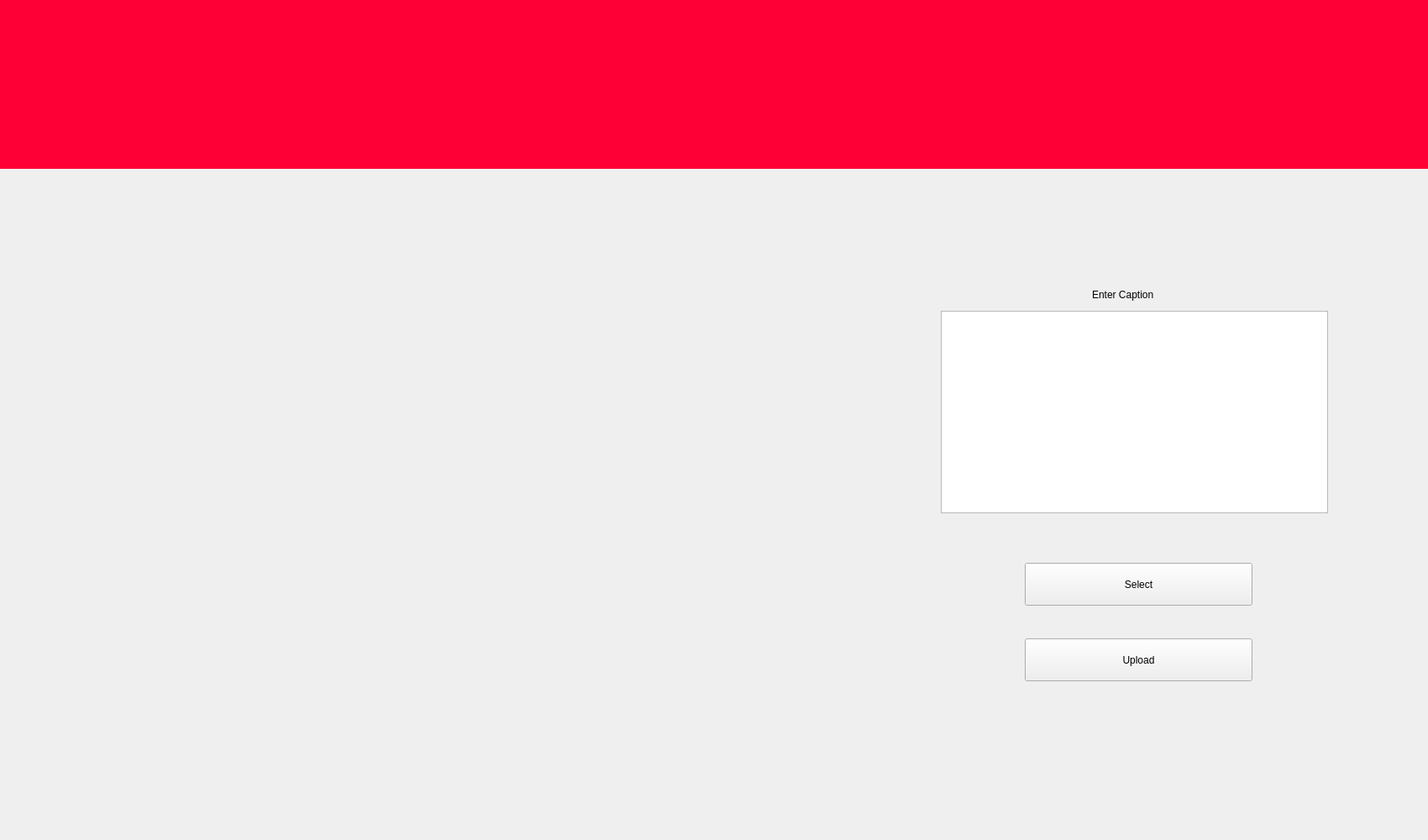
<?xml version="1.0" encoding="UTF-8"?>
<ui version="4.0">
 <class>Uploadpage</class>
 <widget class="QDialog" name="Uploadpage">
  <property name="geometry">
   <rect>
    <x>0</x>
    <y>0</y>
    <width>1700</width>
    <height>1000</height>
   </rect>
  </property>
  <property name="minimumSize">
   <size>
    <width>1700</width>
    <height>1000</height>
   </size>
  </property>
  <property name="maximumSize">
   <size>
    <width>1700</width>
    <height>1000</height>
   </size>
  </property>
  <property name="windowTitle">
   <string>Uploadpage</string>
  </property>
  <widget class="QPushButton" name="pushButton_5">
   <property name="geometry">
    <rect>
     <x>1110</x>
     <y>900</y>
     <width>81</width>
     <height>81</height>
    </rect>
   </property>
   <property name="styleSheet">
    <string notr="true">QPushButton{
	border-image: url(:/userpage.png);
border-radius:10px;
min-height:20px;
min-width:20px;
}</string>
   </property>
   <property name="text">
    <string/>
   </property>
  </widget>
  <widget class="QPushButton" name="pushButton_2">
   <property name="geometry">
    <rect>
     <x>250</x>
     <y>910</y>
     <width>81</width>
     <height>71</height>
    </rect>
   </property>
   <property name="styleSheet">
    <string notr="true">QPushButton{
	border-image: url(:/home.png);
border-radius:10px;
min-height:20px;
min-width:20px;
}</string>
   </property>
   <property name="text">
    <string/>
   </property>
  </widget>
  <widget class="QPushButton" name="pushButton">
   <property name="geometry">
    <rect>
     <x>650</x>
     <y>890</y>
     <width>121</width>
     <height>91</height>
    </rect>
   </property>
   <property name="styleSheet">
    <string notr="true">QPushButton{
	border-image: url(:/upload.png);
border-radius:10px;
min-height:20px;
min-width:20px;
}</string>
   </property>
   <property name="text">
    <string/>
   </property>
  </widget>
  <widget class="QLabel" name="label">
   <property name="geometry">
    <rect>
     <x>0</x>
     <y>0</y>
     <width>2001</width>
     <height>201</height>
    </rect>
   </property>
   <property name="styleSheet">
    <string notr="true">QLabel{
background-color:rgb(255,0,54);
}</string>
   </property>
   <property name="text">
    <string/>
   </property>
  </widget>
  <widget class="QPushButton" name="pushButton_3">
   <property name="geometry">
    <rect>
     <x>430</x>
     <y>900</y>
     <width>81</width>
     <height>91</height>
    </rect>
   </property>
   <property name="styleSheet">
    <string notr="true">QPushButton{
	border-image: url(:/search.jpg);
border-radius:10px;
min-height:20px;
min-width:20px;
}</string>
   </property>
   <property name="text">
    <string/>
   </property>
  </widget>
  <widget class="QPushButton" name="pushButton_4">
   <property name="geometry">
    <rect>
     <x>900</x>
     <y>900</y>
     <width>81</width>
     <height>81</height>
    </rect>
   </property>
   <property name="styleSheet">
    <string notr="true">QPushButton{
	border-image: url(:/notifications.png);
border-radius:10px;
min-height:20px;
min-width:20px;
}</string>
   </property>
   <property name="text">
    <string/>
   </property>
  </widget>
  <widget class="QLabel" name="label_2">
   <property name="geometry">
    <rect>
     <x>40</x>
     <y>10</y>
     <width>191</width>
     <height>181</height>
    </rect>
   </property>
   <property name="styleSheet">
    <string notr="true">QLabel{border-image: url(:/Final_Logo.png);
}</string>
   </property>
   <property name="text">
    <string/>
   </property>
  </widget>
  <widget class="QPushButton" name="pushButton_6">
   <property name="geometry">
    <rect>
     <x>1220</x>
     <y>760</y>
     <width>271</width>
     <height>51</height>
    </rect>
   </property>
   <property name="text">
    <string>Upload</string>
   </property>
  </widget>
  <widget class="QLabel" name="label_3">
   <property name="geometry">
    <rect>
     <x>60</x>
     <y>230</y>
     <width>921</width>
     <height>641</height>
    </rect>
   </property>
   <property name="styleSheet">
    <string notr="true">QLabel{
	border-image: url(:/create.jpeg);}</string>
   </property>
   <property name="text">
    <string/>
   </property>
  </widget>
  <widget class="QTextEdit" name="textEdit">
   <property name="geometry">
    <rect>
     <x>1120</x>
     <y>370</y>
     <width>461</width>
     <height>241</height>
    </rect>
   </property>
   <property name="font">
    <font>
     <pointsize>20</pointsize>
    </font>
   </property>
  </widget>
  <widget class="QPushButton" name="pushButton_7">
   <property name="geometry">
    <rect>
     <x>1220</x>
     <y>670</y>
     <width>271</width>
     <height>51</height>
    </rect>
   </property>
   <property name="text">
    <string>Select</string>
   </property>
  </widget>
  <widget class="QLabel" name="label_4">
   <property name="geometry">
    <rect>
     <x>1300</x>
     <y>340</y>
     <width>101</width>
     <height>21</height>
    </rect>
   </property>
   <property name="text">
    <string>Enter Caption</string>
   </property>
  </widget>
 </widget>
 <layoutdefault spacing="6" margin="11"/>
 <resources/>
 <connections/>
</ui>
